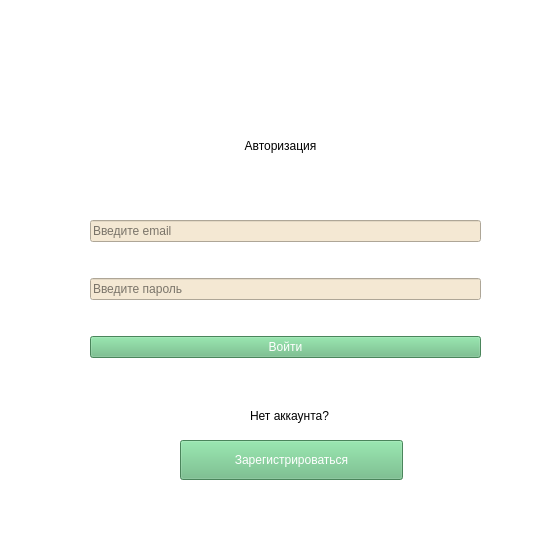
<?xml version="1.0" encoding="UTF-8"?>
<ui version="4.0">
 <class>AuthForm</class>
 <widget class="QWidget" name="AuthForm">
  <property name="windowModality">
   <enum>Qt::NonModal</enum>
  </property>
  <property name="geometry">
   <rect>
    <x>0</x>
    <y>0</y>
    <width>551</width>
    <height>556</height>
   </rect>
  </property>
  <property name="sizePolicy">
   <sizepolicy hsizetype="Fixed" vsizetype="Fixed">
    <horstretch>0</horstretch>
    <verstretch>0</verstretch>
   </sizepolicy>
  </property>
  <property name="minimumSize">
   <size>
    <width>551</width>
    <height>556</height>
   </size>
  </property>
  <property name="maximumSize">
   <size>
    <width>551</width>
    <height>556</height>
   </size>
  </property>
  <property name="windowTitle">
   <string>Авторизация</string>
  </property>
  <property name="windowIcon">
   <iconset resource="../../../Downloads/director.qrc">
    <normaloff>:/images/logo.jfif</normaloff>:/images/logo.jfif</iconset>
  </property>
  <property name="styleSheet">
   <string notr="true">font: 14pt &quot;Segoe UI&quot;;
background-color: rgb(255, 255, 255);</string>
  </property>
  <widget class="QLabel" name="label">
   <property name="geometry">
    <rect>
     <x>200</x>
     <y>130</y>
     <width>161</width>
     <height>31</height>
    </rect>
   </property>
   <property name="text">
    <string>Авторизация</string>
   </property>
   <property name="alignment">
    <set>Qt::AlignCenter</set>
   </property>
  </widget>
  <widget class="QPushButton" name="pushButton_2">
   <property name="geometry">
    <rect>
     <x>180</x>
     <y>440</y>
     <width>223</width>
     <height>40</height>
    </rect>
   </property>
   <property name="styleSheet">
    <string notr="true">background-color: rgb(103, 186, 128);
color: rgb(255, 255, 255);
</string>
   </property>
   <property name="text">
    <string>Зарегистрироваться</string>
   </property>
  </widget>
  <widget class="QLabel" name="label_2">
   <property name="geometry">
    <rect>
     <x>250</x>
     <y>400</y>
     <width>111</width>
     <height>31</height>
    </rect>
   </property>
   <property name="styleSheet">
    <string notr="true">font: 8pt &quot;Segoe UI&quot;;</string>
   </property>
   <property name="text">
    <string>Нет аккаунта?</string>
   </property>
  </widget>
  <widget class="QWidget" name="">
   <property name="geometry">
    <rect>
     <x>90</x>
     <y>190</y>
     <width>391</width>
     <height>201</height>
    </rect>
   </property>
   <layout class="QVBoxLayout" name="verticalLayout">
    <item>
     <widget class="QLineEdit" name="login_line">
      <property name="styleSheet">
       <string notr="true">background-color: rgb(244, 232, 211);
color: rgb(0, 0, 0);</string>
      </property>
      <property name="placeholderText">
       <string>Введите email</string>
      </property>
     </widget>
    </item>
    <item>
     <widget class="QLineEdit" name="passw_line">
      <property name="styleSheet">
       <string notr="true">background-color: rgb(244, 232, 211);
color: rgb(0, 0, 0);</string>
      </property>
      <property name="placeholderText">
       <string>Введите пароль</string>
      </property>
     </widget>
    </item>
    <item>
     <widget class="QPushButton" name="pushButton">
      <property name="styleSheet">
       <string notr="true">background-color: rgb(103, 186, 128);
color: rgb(255, 255, 255);
</string>
      </property>
      <property name="text">
       <string>Войти</string>
      </property>
     </widget>
    </item>
   </layout>
  </widget>
 </widget>
 <resources>
  <include location="../../../Downloads/director.qrc"/>
 </resources>
 <connections/>
</ui>
